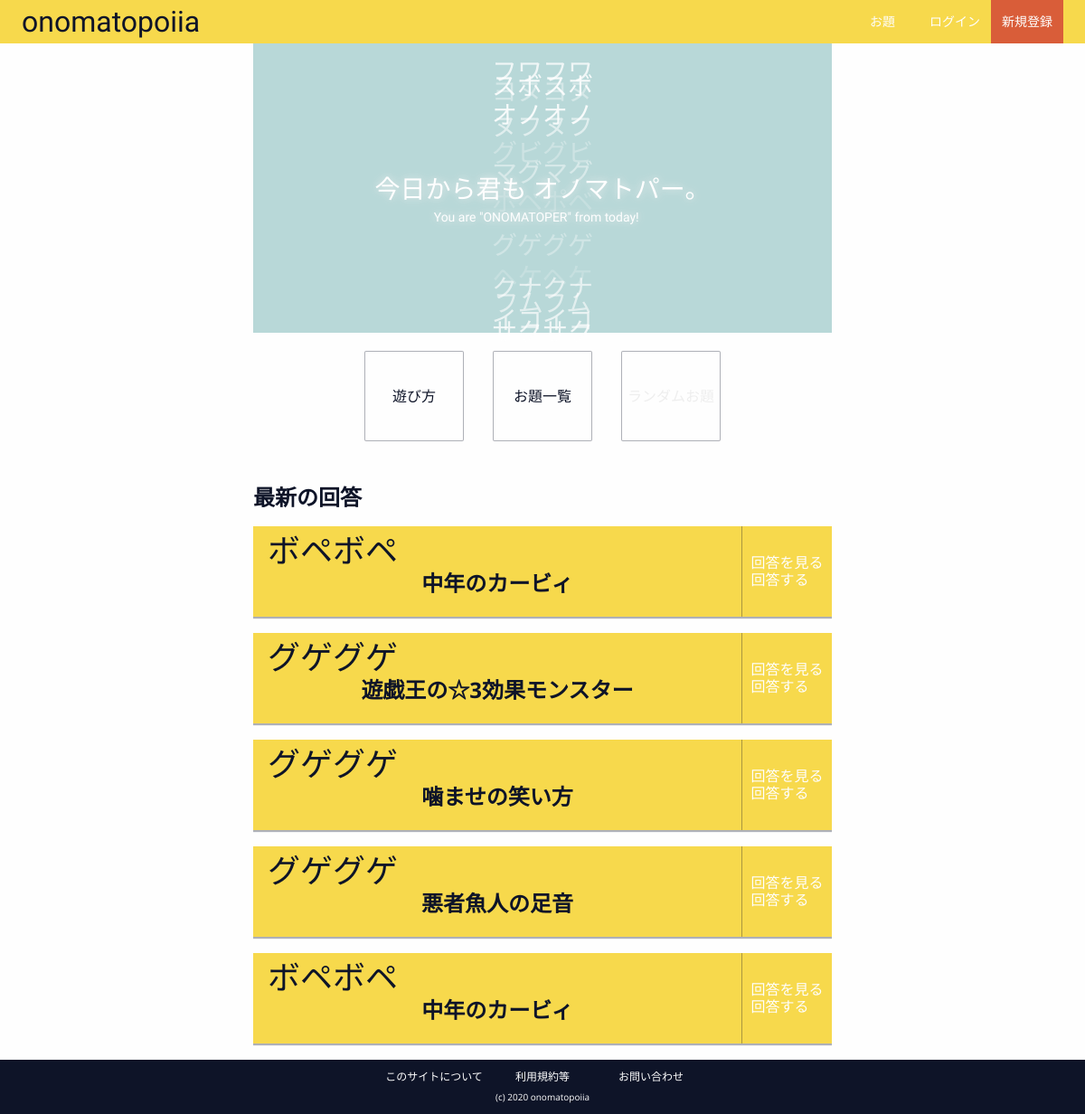
Before: / with the older database file.
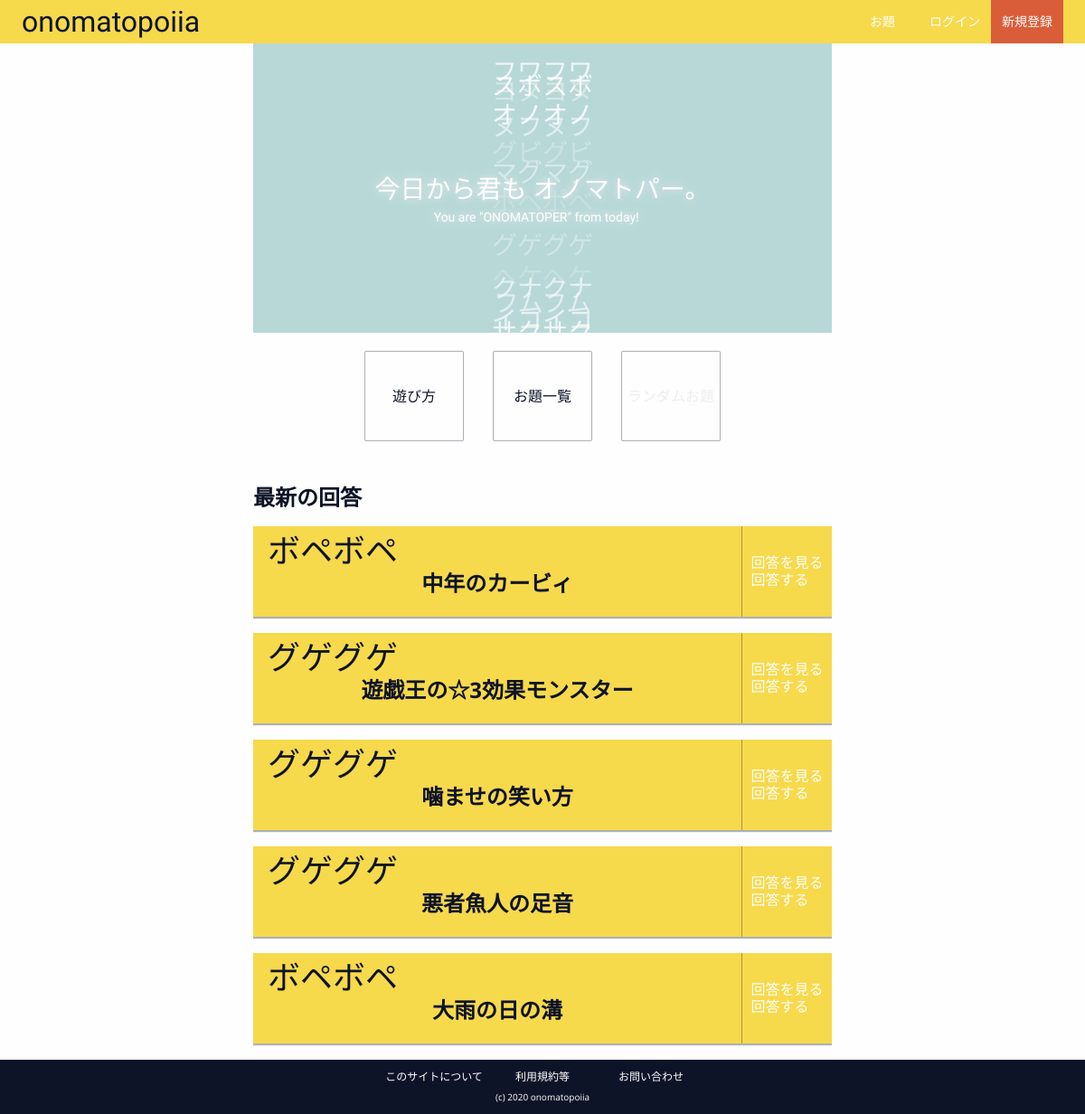
After: the same page with the newer database file.
### onomato/models.py (models this page shows, shortened)
class Answer(models.Model):
    odai = models.ForeignKey(Odai, on_delete=models.CASCADE)
    answer_text = models.CharField(max_length=50, null=False)
    pub_date = models.DateTimeField('date published')

class Odai(models.Model):
    odai_text = models.CharField(max_length=4)
    pub_date = models.DateTimeField('date published')

### onomato/views.py (the view)
# urls.py: path('', views.index, name='index'),
def index(request):
    latest_answer = Answer.objects.order_by('-pub_date')[:5]
    context = {
        'latest_answer': latest_answer,
    }
    return render(request, 'index.html', context)

### templates/index.html (shortened to what this page needs)
{% extends 'base.html' %} {% load static %} {% block link %}
<link rel="stylesheet" href="{% static '/css/index.css' %}" />
{% endblock %} {% block content %}
<div class="main__top">
  <div class="main__top__first-view">
    <p class="main__top__first-view__catch-copy">
      今日から君も オノマトパー。
    </p>
    <p class="main__top__first-view__catch-copy english">
      You are "ONOMATOPER" from today!
    </p>
    <p class="main__top__first-view__text text--1">フワフワ</p>
    <p class="main__top__first-view__text text--2">サクサク</p>
    <p class="main__top__first-view__text text--3">スボスボ</p>
    <p class="main__top__first-view__text text--4">フムフム</p>
    <p class="main__top__first-view__text text--5">ヨヌヨヌ</p>
    <p class="main__top__first-view__text text--6">ヘケヘケ</p>
    <p class="main__top__first-view__text text--7">グゲグゲ</p>
    <p class="main__top__first-view__text text--8">ポベポベ</p>
    <p class="main__top__first-view__text text--9">オノオノ</p>
    <p class="main__top__first-view__text text--10">マグマグ</p>
    <p class="main__top__first-view__text text--11">クナクナ</p>
    <p class="main__top__first-view__text text--12">グビグビ</p>
    <p class="main__top__first-view__text text--13">ヌフヌフ</p>
    <p class="main__top__first-view__text text--14">イコイコ</p>
  </div>
  <div class="main__top__navs">
    <a href="{% url 'onomato:about' %}" class="main__top__navs__item">遊び方</a>
    <a href="{% url 'onomato:odai_index' %}" class="main__top__navs__item">
      お題一覧
    </a>
    <a href="#" class="main__top__navs__item disabled">
    </a>
  </div>
  <div class="main__top__latest-answers">
    <h2 class="main__top__latest-answers__title">最新の回答</h2>
    {% if latest_answer %} {% for answer in latest_answer %}
    <div class="main__top__latest-answers__answer">
      <div class="main__top__latest-answers__answer__odai-answer">
        <p class="main__top__latest-answers__answer__odai-answer__odai-text">
          {{ answer.odai.odai_text }}
        </p>
        <div
          class="main__top__latest-answers__answer__odai-answer__answer-text"
        >
          {{ answer.answer_text }}
        </div>
      </div>
      <a
        href="odai/{{ answer.odai.id }}"
        class="main__top__latest-answers__answer__detail-link"
      >
        <div>
          <div class="main__top__latest-answers__answer__detail-link__text">
            回答を見る
          </div>
          <div class="main__top__latest-answers__answer__detail-link__text">
            回答する
          </div>
        </div>
      </a>
    </div>
    {% endfor %} {% endif %}
  </div>
</div>
{% endblock %}

Changed rows visible on the page:
removed Answer: odai.odai_text "ボペボペ", answer_text "中年のカービィ"
now on this page (row unchanged): Answer: odai.odai_text "ボペボペ", answer_text "大雨の日の溝"
